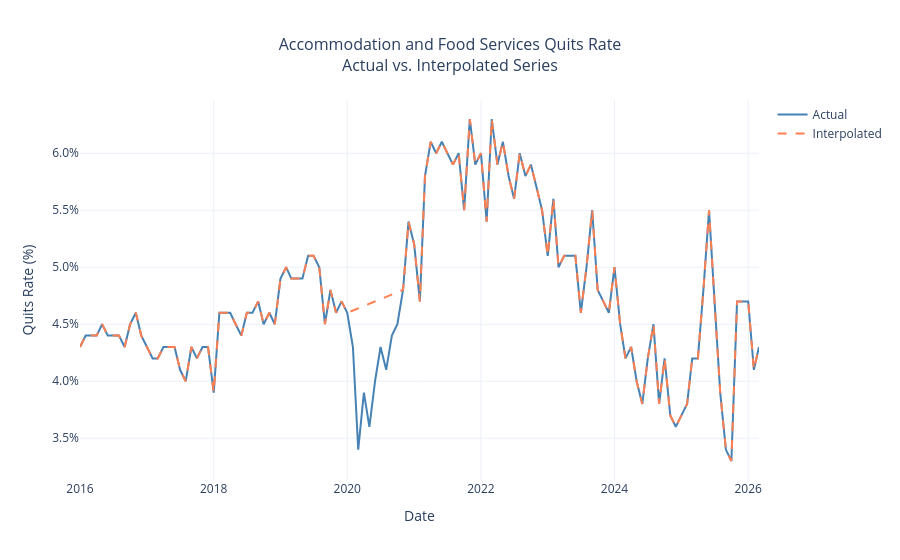

The cell this chart's notebook holds for it:
### Markdown cell above
## Full Series

Much like Up or On the Rocks, it's worth clarifying what this series is actually measuring. The JOLTS
quits rate counts voluntary separations as a percentage of total employment in the
reference period. A worker who chooses to leave is a quit. Someone who gets laid off is
not. That distinction matters here because the quits rate is less a measure of how many
people are working and more a measure of how willing workers are to walk away from their
jobs.

Quit rates in accommodation and food services held relatively steady between 2016 and
early 2020, averaging around 4.5%. A sharp but brief decline followed in early 2020,
with rates recovering within a few months.

From mid-2021 through early 2022, quit rates climbed to a sustained peak of roughly 6%,
well above anything seen in the pre-pandemic period. Rates have trended back down since,
approaching pre-pandemic levels by late 2024, though with significant
month-to-month variability along the way.

The linear trend line reflects the overall upward drift across the full period. Despite
the swings, the series has ended up slightly higher than where it started, suggesting
some structural shift in worker behavior or bargaining power relative to 2016 norms.

*Note: JOLTS data is based on a survey of business establishments and is subject to
monthly revision as additional responses are received. The quits rate reflects
worker-initiated separations only and excludes layoffs, retirements, and other
employer-initiated exits.*

### Code cell
# =============================================================================
# COVID Interpolation
# =============================================================================

df_raw = df.copy()
df_interp = df.copy()
df_interp.loc['2020-02-01':'2020-10-01', 'quit_rate'] = np.nan
df_interp['quit_rate'] = df_interp['quit_rate'].interpolate(method='time')

fig = go.Figure()

fig.add_trace(go.Scatter(
    x=df_raw.index, y=df_raw['quit_rate'],
    mode='lines', name='Actual',
    line=dict(color='steelblue', width=2),
    hovertemplate='%{x|%b %Y}: %{customdata}<extra></extra>',
    customdata=[f'{v:.2f}%' for v in df_raw['quit_rate']]
))

fig.add_trace(go.Scatter(
    x=df_interp.index, y=df_interp['quit_rate'],
    mode='lines', name='Interpolated',
    line=dict(color='coral', width=2, dash='dash'),
    hovertemplate='%{x|%b %Y}: %{customdata}<extra></extra>',
    customdata=[f'{v:.2f}%' for v in df_interp['quit_rate']]
))

fig.update_layout(
    title=dict(text='Accommodation and Food Services Quits Rate<br>Actual vs. Interpolated Series',
               x=0.5, font=dict(size=16)),
    xaxis_title='Date',
    yaxis_title='Quits Rate (%)',
    yaxis=dict(
        tickvals=[v / 10 for v in range(10, 75, 5)],
        ticktext=[f'{v / 10:.1f}%' for v in range(10, 75, 5)]
    ),
    hovermode='x unified',
    template='plotly_white'
)

fig.show()
